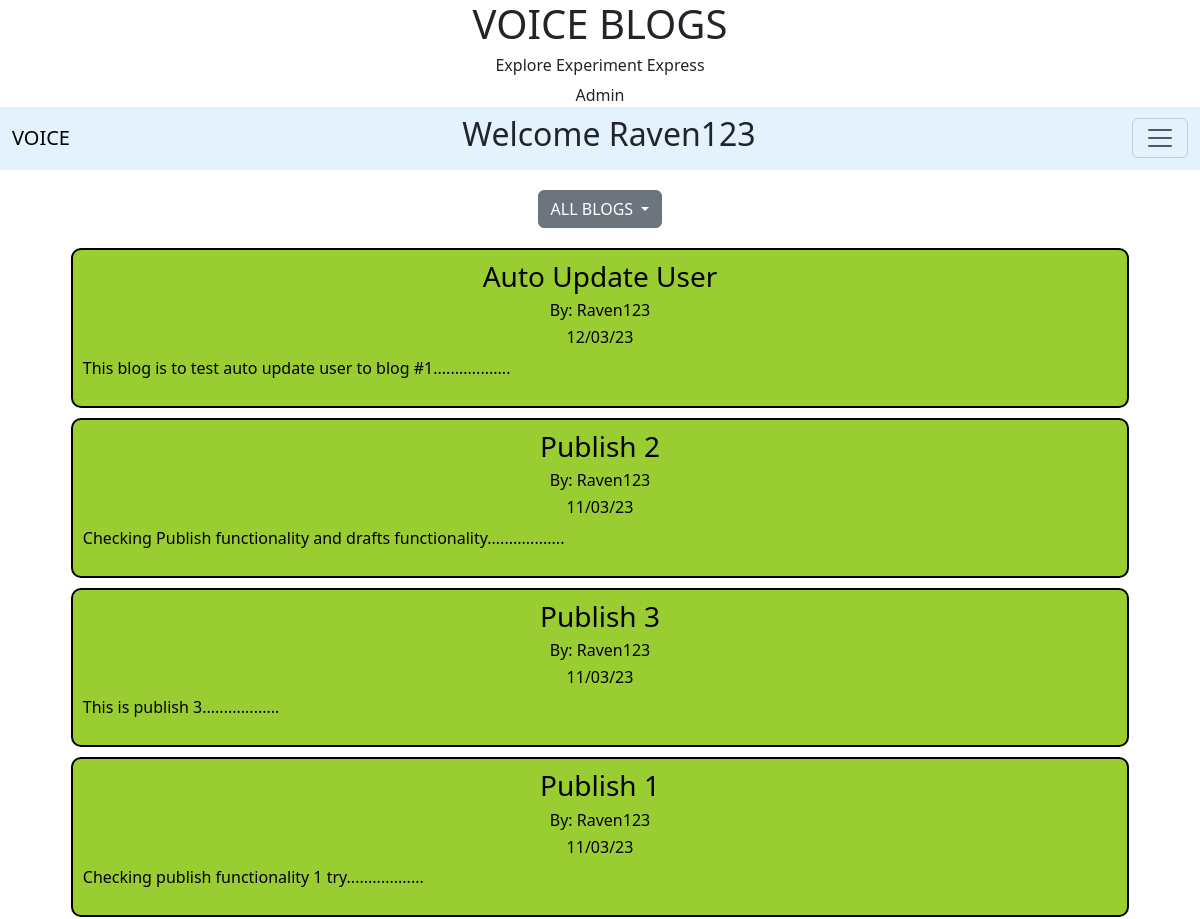
Before: /Raven123/myBlogs (signed in, upper part) with the older database file.
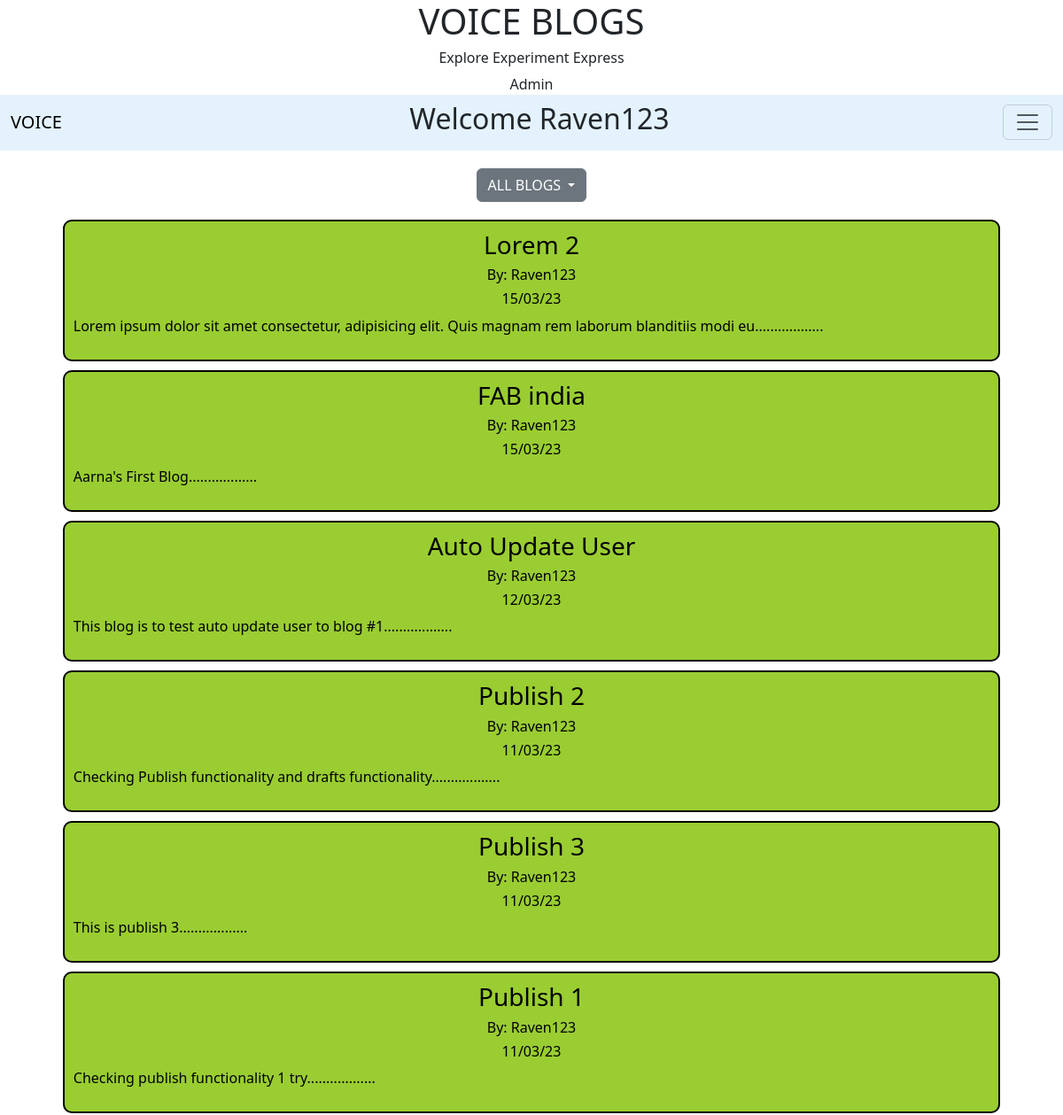
After: the same page with the newer database file.
### user/models.py (models this page shows, shortened)
class Blog(models.Model):
    title = models.CharField(max_length=50)
    content = models.TextField()
    title_tag = models.CharField(max_length=50)
    publish_date = models.DateTimeField(blank=True, null=True)
    author = models.ForeignKey(User, on_delete=models.CASCADE)
    category = models.CharField(max_length=40)
    class Meta:
        ordering = ['-publish_date']

### user/views.py (the view)
# urls.py: path("<str:user>/myBlogs",my_blogs, name='myBlogs'),
@login_required
def my_blogs(request,user):
    author = User.objects.filter(username=user)[0].pk
    blogs = Blog.objects.all().filter(author=author, publish_date__isnull=False)
    return render(request, 'user/myBlogs.html', {'blogs':blogs,'page':'myBlogs','cat_list': Category.objects.all()})

### templates/user/myBlogs.html
<!DOCTYPE html>
{% extends 'main/base.html'%}
{% block body_block %}
    {% include 'main/category_list.html'%}
    {% if blogs %}
        <div class="blog-all container-fluid">
            {% for blog in blogs %}
            <div class="blog container-fluid">
                <a href="{% url 'blog-detail' blog.pk %}">
                    <h3 class="text-center">{{blog.title}}</h3>
                    <h6 class="text-center">By: {{blog.author.username}}</h6>
                    <h6 class="text-center">{{blog.publish_date|date:"d/m/y"}}</h6>
                    <p>{{ blog.content|slice:":100" }}..................</p>
                </a>
            </div>
            {% endfor %}
        </div>
    {% else %}
        <h2 class="text-center" style="margin-top: 20px;">No Blogs Here</h2>
    {% endif %}
{% endblock %}

Changed rows visible on the page:
added Blog: title "Lorem 2", author.username "Raven123", publish_date "15/03/23", content "Lorem ipsum dolor sit amet consectetur, adipisicing elit. Quis magnam rem laborum blanditiis modi eu"
added Blog: title "FAB india", author.username "Raven123", publish_date "15/03/23", content "Aarna's First Blog"
